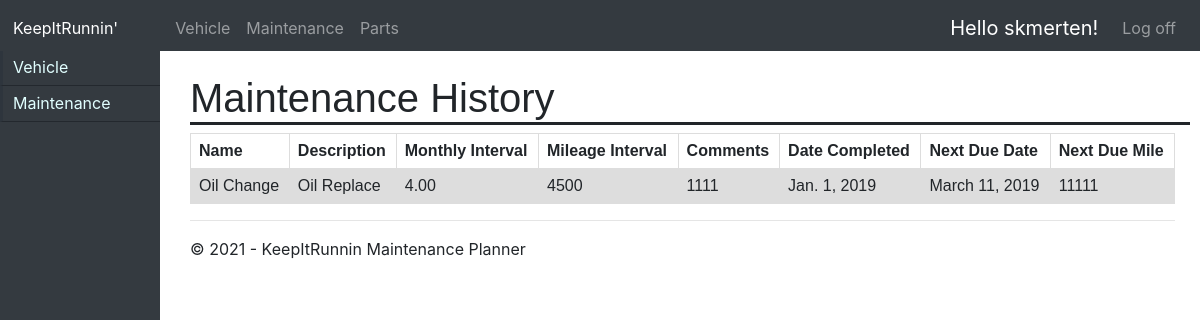
The page /maintenance/history/ (signed in) on the database as committed earlier.
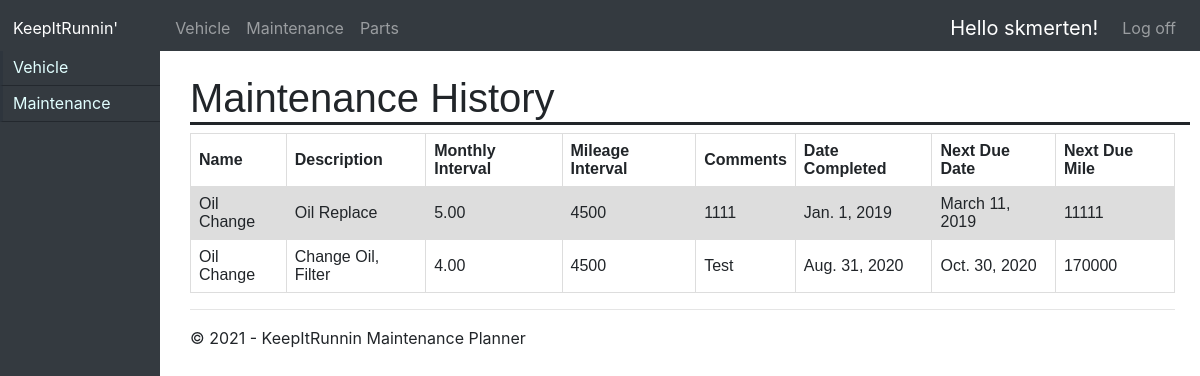
The same page on the database as committed later.
### maintenance/models.py (models this page shows, shortened)
class Maintenance_Record(models.Model):
    maintenance = models.ForeignKey(Maintenance, on_delete=models.CASCADE)
    comments = models.CharField(max_length=250)
    date_completed = models.DateField()
    current_mileage = models.IntegerField(max_length=None)
    next_due_date = models.DateField()
    next_due_mile = models.IntegerField(max_length=None)
    completed = models.IntegerField(max_length=None)

class Maintenance(models.Model):
    vehicle = models.ForeignKey(Vehicle, on_delete=models.CASCADE)
    name = models.CharField(max_length=200,null=False)
    description = models.CharField(max_length=100,null=True)
    months = models.DecimalField(max_digits=5, decimal_places=2)
    miles = models.IntegerField(max_length=None)
    materials = models.CharField(max_length=250,null=True)
    comments = models.CharField(max_length=250,null=True)

### maintenance/views.py (the view)
# urls.py: path('maintenance/history/', maintenance.views.viewMaintHist, name='viewMaintHist'),
@login_required(login_url='/login')
def viewMaintHist(request):
    assert isinstance(request, HttpRequest)
    return render(
        request,
        'app/viewMaintHist.html',
        {
            'title':'Maintenance History',
            'year':datetime.now().year,
            'maintenanceHistory': Maintenance_Record.objects.filter(maintenance__vehicle__user=request.user),
            'maintOptions':True
        }
    )

### app/templates/app/viewMaintHist.html (shortened to what this page needs)
{% extends "app/layout.html" %}
{% block content %}
<div>
    <table id="schedulMaint2">
      <tr>
        <th>Name</th>
        <th>Description</th>
        <th>Monthly Interval</th>
	    <th>Mileage Interval</th>
	    <th>Comments</th>
	    <th>Date Completed</th>
	    <th>Next Due Date</th>
	    <th>Next Due Mile</th>
      </tr>
        {% for each in maintenanceHistory %}
	        <tr>
            <td>{{each.maintenance.name}}</td>
            <td>{{each.maintenance.description}}</td>
            <td>{{each.maintenance.months}}</td>
            <td>{{each.maintenance.miles}}</td>
            <td>{{each.comments}}</td>
            <td>{{each.date_completed}}</td>
            <td>{{each.next_due_date}}</td>
            <td>{{each.next_due_mile}}</td>
	        </tr>
        {% endfor %}
    </table>
</div>
{% endblock %}

Rows that differ between the two databases and show on the page:
changed through a linked row, Maintenance_Record "Jan. 1, 2019": maintenance.months "4.00" → "5.00"
added Maintenance_Record: maintenance.name "Oil Change", maintenance.description "Change Oil, Filter", maintenance.months "4.00", maintenance.miles "4500", comments "Test", date_completed "Aug. 31, 2020", next_due_date "Oct. 30, 2020", next_due_mile "170000"
